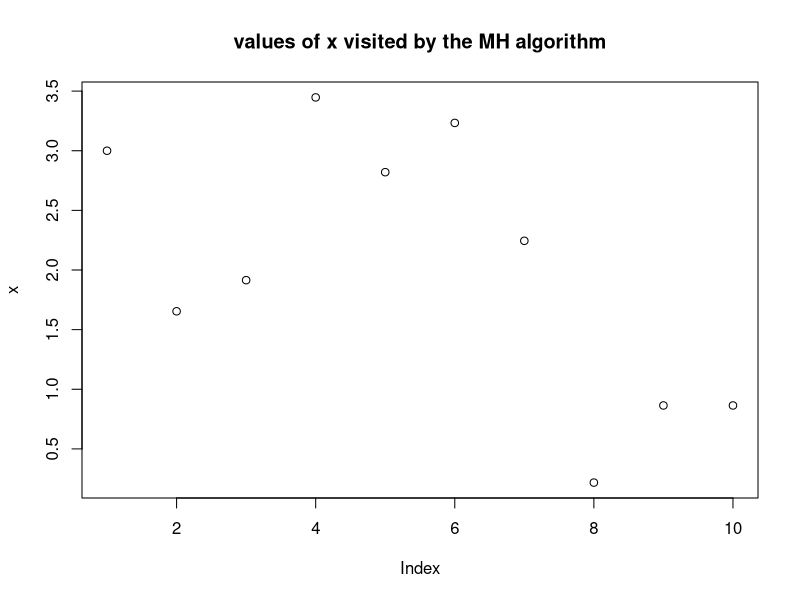

Reproduce this figure in R.
# teste  ------------------------------------------------------------------

# distribuição alvo = exponencial 
# distribuição proposta = normal
target = function(x){
  return(ifelse(x<0,0,exp(-x)))
}

x = rep(2,10)
x[1] = 3     
for(i in 2:10){
  current_x = x[i-1]
  proposed_x = current_x + rnorm(1,mean=0,sd=1)
  A = target(proposed_x)/target(current_x) 
  if(runif(1)<A){
    x[i] = proposed_x       
  } else {
    x[i] = current_x        
  }
}
x

plot(x,main="values of x visited by the MH algorithm")
